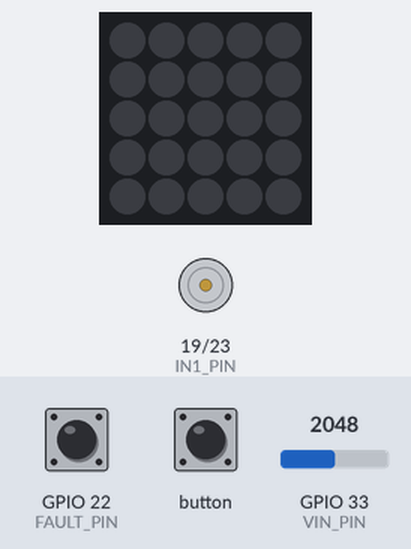
This program was run on a simulated ESP32. Shown: 5×5 RGB LED matrix (first LED top left, wired row by row), motor-driver pin pairs drawn as motors (green arrow = first pin HIGH = forward, orange = second pin HIGH = backward, longer = more drive). Inputs (shaded band) come from the test bench; at power-on: GPIO 22 (FAULT_PIN) HIGH, GPIO 33 (VIN_PIN) = 2048. Dim RGB values are drawn brighter than linear; what the program prints to the serial monitor is not drawn.

Above: at 1.2 s.
1.3 s: button pressed for 0.15 s
At 1.7 s:
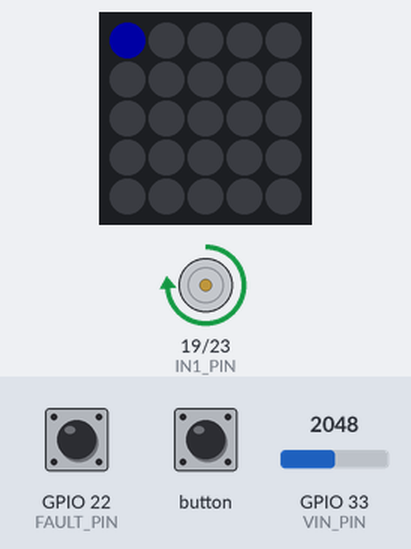
2.9 s: button pressed for 1 s
At 4.3 s:
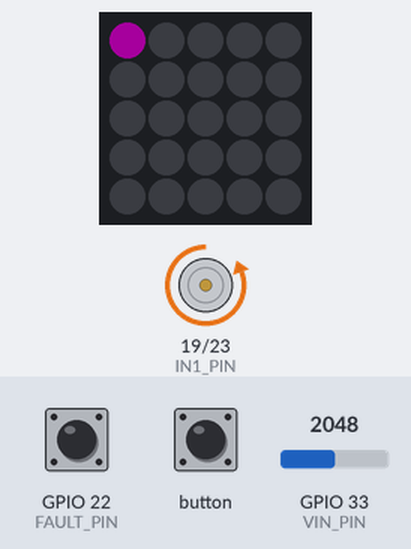
Timing chart, 0 to 5.9 s (numbered marks = the images above; inputs shaded):
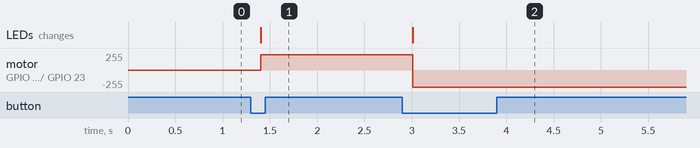

The program:

main.cpp
```cpp
#include <Arduino.h>

/*
*******************************************************************************
* Copyright (c) 2021 by M5Stack
*                  Equipped with Atom-Lite/Matrix sample source code
*                          配套  Atom-Lite/Matrix 示例源代码
* Visit for more information: https://docs.m5stack.com/en/products
* 获取更多资料请访问：https://docs.m5stack.com/zh_CN/products
*
* Product:  Hdiver.
* Date: 2021/9/1
*******************************************************************************
*/
#include "M5Atom.h"
//#include <M5Unified.h>
//#include <M5Stack.h>

const int IN1_PIN = 19;
const int IN2_PIN = 23;
int freq          = 20000;
int ledChannel1   = 0;
int ledChannel2   = 1;
int resolution    = 8;
bool direction    = true;
int VIN_PIN       = 33;
int FAULT_PIN     = 22;

void setup() {
    M5.begin(true, false, true);
    ledcSetup(ledChannel1, freq, resolution);
    ledcSetup(ledChannel2, freq, resolution);
    ledcAttachPin(IN1_PIN, ledChannel1);
    ledcAttachPin(IN2_PIN, ledChannel2);
    pinMode(VIN_PIN, INPUT);
    pinMode(FAULT_PIN, INPUT);
}

void loop() {
    if (M5.Btn.pressedFor(2000)) {
        M5.dis.drawpix(0, 0x000000);
        ledcWrite(ledChannel1, 0);
        ledcWrite(ledChannel2, 0);
    }

    if (M5.Btn.wasPressed()) {
        if (direction) {
            M5.dis.drawpix(0, 0x0000f0);
            ledcWrite(ledChannel1, 230);
            ledcWrite(ledChannel2, 0);
        } else {
            M5.dis.drawpix(0, 0xff00f0);
            ledcWrite(ledChannel1, 0);
            ledcWrite(ledChannel2, 255);
        }
        direction = !direction;
    }

    M5.update();
    Serial.println("VIN IN: " +
                   String((analogRead(VIN_PIN) * 10.0 / 4095.0) * 3.6));
    if (digitalRead(FAULT_PIN) == 0) {
        Serial.println("FAULT!");
    }
    delay(100);
}
```

Measured:
- after the input at 1.3 s, motor on GPIO 19 (IN1_PIN) / GPIO 23 (IN2_PIN): stopped → forward 229/255 after 0.10 s; the LEDs: change after 0.11 s (image 1)
- after the input at 2.9 s, motor on GPIO 19 (IN1_PIN) / GPIO 23 (IN2_PIN): forward 229/255 → backward 255/255 after 0.11 s; the LEDs: change after 0.11 s (image 2)
